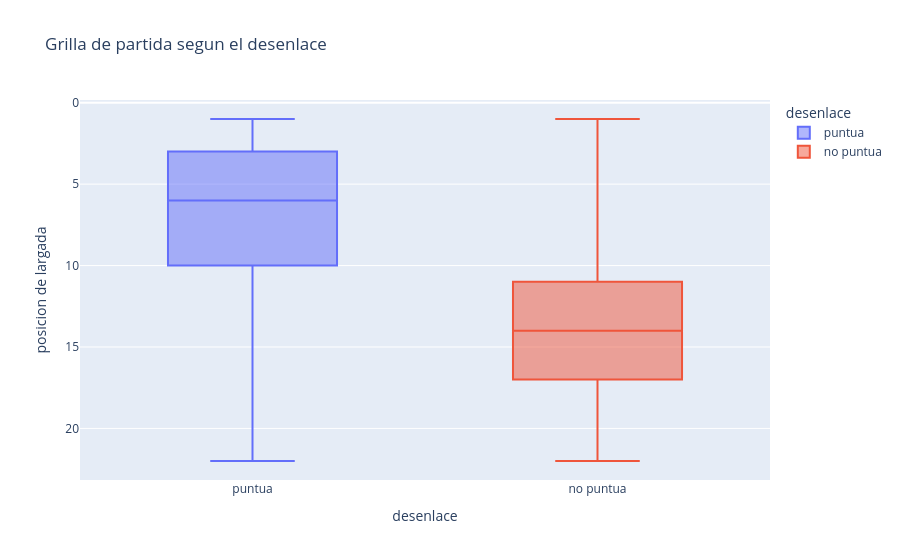

Notebook code for this chart:
### Code cell
dat_g = dat[dat["gridPositionNumber"].notna()].copy()
fig = px.box(dat_g, x="puntua_lbl", y="gridPositionNumber", color="puntua_lbl",
             points=False, title="Grilla de partida segun el desenlace",
             labels={"puntua_lbl": "desenlace", "gridPositionNumber": "posicion de largada"})
fig.update_yaxes(autorange="reversed")
fig

### Figure 1 — Plotly figure (JSON) as saved in the notebook; plotly's stock layout.template omitted (floating-point values rounded to 4 significant figures; data arrays with more than 128 entries replaced by an {"elided": "..."} marker saying what was removed)
{"data": [{"alignmentgroup": "True", "boxpoints": false, "hovertemplate": "desenlace=%{x}<br>posicion de largada=%{y}<extra></extra>", "legendgroup": "puntua", "marker": {"color": "#636efa"}, "name": "puntua", "notched": false, "offsetgroup": "puntua", "orientation": "v", "showlegend": true, "type": "box", "x": {"elided": "2495 str values"}, "x0": " ", "xaxis": "x", "y": {"elided": "2495 float values"}, "y0": " ", "yaxis": "y"}, {"alignmentgroup": "True", "boxpoints": false, "hovertemplate": "desenlace=%{x}<br>posicion de largada=%{y}<extra></extra>", "legendgroup": "no puntua", "marker": {"color": "#EF553B"}, "name": "no puntua", "notched": false, "offsetgroup": "no puntua", "orientation": "v", "showlegend": true, "type": "box", "x": {"elided": "2469 str values"}, "x0": " ", "xaxis": "x", "y": {"elided": "2469 float values"}, "y0": " ", "yaxis": "y"}], "layout": {"boxmode": "overlay", "legend": {"title": {"text": "desenlace"}, "tracegroupgap": 0}, "title": {"text": "Grilla de partida segun el desenlace"}, "xaxis": {"anchor": "y", "categoryarray": ["puntua", "no puntua"], "categoryorder": "array", "domain": [0.0, 1.0], "title": {"text": "desenlace"}}, "yaxis": {"anchor": "x", "autorange": "reversed", "domain": [0.0, 1.0], "title": {"text": "posicion de largada"}}}}
